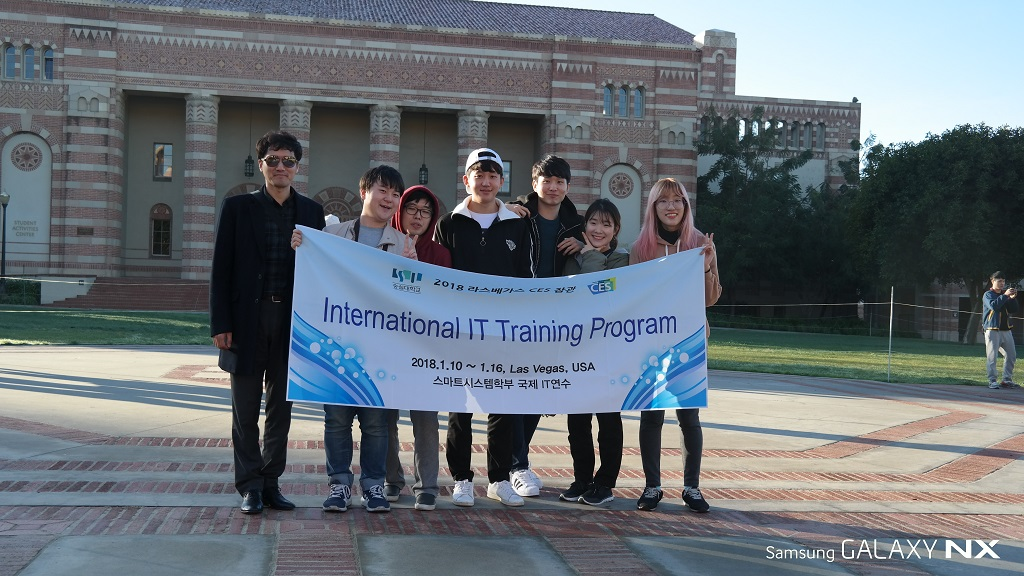
//> input picture c++_programming/opencvTest/CESImage.jpg, 1024 x 576 px
$ ./test2   (built with g++ and OpenCV 4)
//> lines starting //> are read from the running program, lines starting //| are printed output that depends on the picture; after the words box and inside, x2 and y2 are one past the last pixel; in counts of white or black regions, pixels touching at a corner belong together
#include <opencv2/opencv.hpp>
#include <iostream>
#include <stdio.h>

using namespace std;
using namespace cv;

int main()
{
	Mat image;

	image = imread("./CESImage.jpg", CV_LOAD_IMAGE_COLOR);
//> image is the input picture: 576 rows x 1024 cols, CV_8UC3; mean B, G, R 117.9, 111.1, 103.1
	namedWindow("window1", CV_WINDOW_AUTOSIZE);
	imshow("window1", image);

	// Load Face cascade (.xml file)
	CascadeClassifier face_cascade;
	face_cascade.load("C:/opencv/build/etc/haarcascades/haarcascade_frontalface_alt2.xml");

	// Detect faces
	std::vector<Rect> faces;
	face_cascade.detectMultiScale(image, faces, 1.1, 2, 0 | CV_HAAR_SCALE_IMAGE, Size(30, 30));
//> faces = 9 Rects (x, y, width, height), first 8: [536, 169, 35, 35], [653, 187, 38, 38], [580, 208, 39, 39], [257, 145, 47, 47], [397, 193, 42, 42], [610, 459, 43, 43], [693, 454, 54, 54], [167, 216, 55, 55]

	// Draw circles on the detected faces
	for (int i = 0; i < faces.size(); i++)
	{
		Point center(faces[i].x + faces[i].width*0.5, faces[i].y + faces[i].height*0.5);
		ellipse(image, center, Size(faces[i].width*0.5, faces[i].height*0.5), 0, 0, 360, Scalar(255, 0, 255), 4, 8, 0);
	}
//> this loop made 9 passes
//> center on passes 1 to 9: Point(553, 186), Point(672, 206), Point(599, 227), Point(280, 168), Point(418, 214), Point(631, 480), Point(720, 481), Point(194, 243), Point(553, 457)
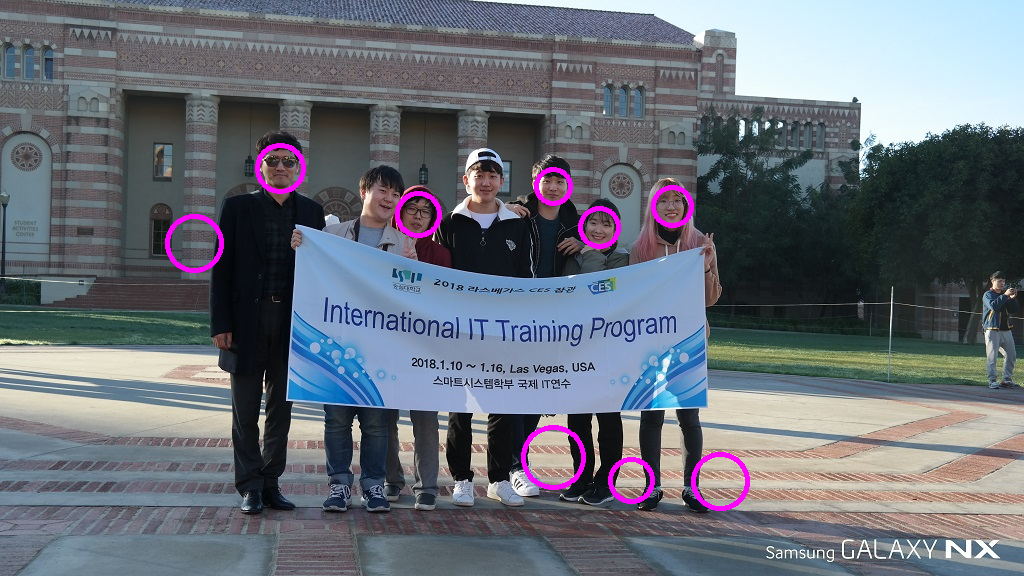
//> image: 576 rows x 1024 cols, CV_8UC3; 1.09% of pixels changed, all inside (x1, y1, x2, y2) = (165, 143, 750, 511)

	imshow("Detected Face", image);

	waitKey(0);
	return 0;
}
